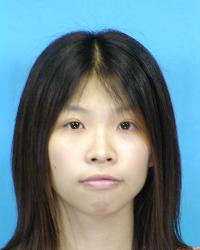
#> input picture dataset/studentA/img1.jpg, 200 x 250 px; its folder holds only this picture in this run; the run also reads 2 pictures not shown here
$ jupyter execute Face_Recognition_PCA.ipynb   (shell and % lines are left out)
#> lines starting #> are read from the running program, lines starting #| are printed output that depends on the picture
# PCA for face recognition project

### 1. Cài đặt, import thư viện cần thiết

[cell 1]
import numpy as np
import cv2
import os
import matplotlib.pyplot as plt
from PIL import Image
from sklearn.decomposition import PCA
from sklearn.neighbors import KNeighborsClassifier

### 2. Hàm load dữ liệu ảnh khuôn mặt

[cell 2]
def load_faces(folder_path, img_size=(100, 100)):
#> called with folder_path = 'dataset', img_size = (100, 100)
    X, y = [], []
    labels = os.listdir(folder_path)
    for label in labels:
        label_path = os.path.join(folder_path, label)
        if os.path.isdir(label_path):
            for img_file in os.listdir(label_path):
                img_path = os.path.join(label_path, img_file)
                img = cv2.imread(img_path, cv2.IMREAD_GRAYSCALE)
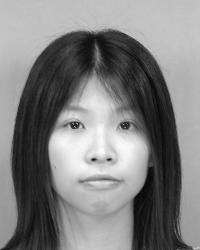
#> img: shape (250, 200); min 0, max 255, mean 127.4
                if img is not None:
                    img = cv2.resize(img, img_size)
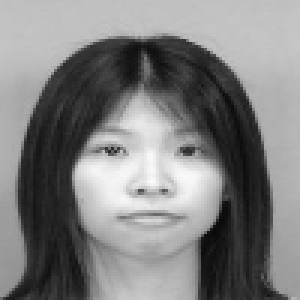
#> img: shape (100, 100) (shown 3 times larger); min 9, max 251, mean 127.4
                    X.append(img.flatten())
                    y.append(label)
#> pass 2 of the loop in load_faces, `for label in labels:`:
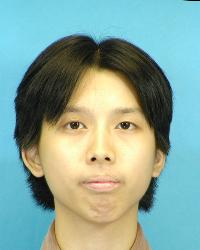
#> input picture dataset/studentB/img2.jpg, 200 x 250 px
#> in load_faces, `img = cv2.imread(img_path, cv2.IMREAD_GRAYSCALE)`:
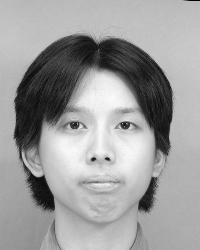
#> img: shape (250, 200); min 0, max 251, mean 156.5
#> in load_faces, `img = cv2.resize(img, img_size)`:
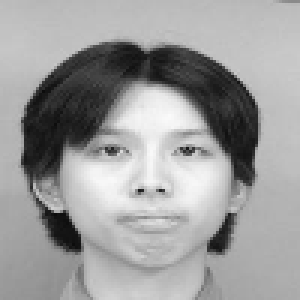
#> img: shape (100, 100) (shown 3 times larger); min 11, max 250, mean 156.5
#> pass 3 of the loop in load_faces, `for label in labels:`:
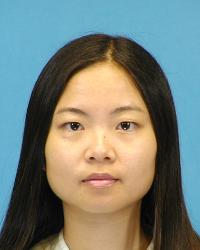
#> input picture dataset/studentC/studentC.jpg, 200 x 250 px
#> in load_faces, `img = cv2.imread(img_path, cv2.IMREAD_GRAYSCALE)`:
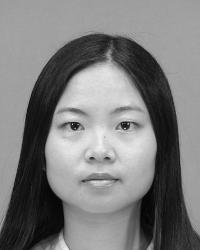
#> img: shape (250, 200); min 0, max 240, mean 123.6
#> in load_faces, `img = cv2.resize(img, img_size)`:
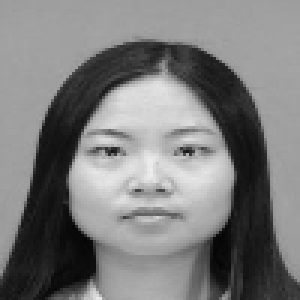
#> img: shape (100, 100) (shown 3 times larger); min 4, max 237, mean 123.6
    return np.array(X), np.array(y)

### 3. Tiền xử lý và huấn luyện mô hình PCA & KNN

[cell 3]
X, y = load_faces("dataset")
if len(X) == 0:
    print("Dataset rỗng. Bạn cần thêm ảnh vào thư mục dataset/...")
else:
    X_mean = X.mean(axis=0)
#> X_mean = 10000 values, max 243 at index 5650, min 15 at index 8272, mean 135.8
    X_centered = X - X_mean

    pca = PCA(n_components=2)
    X_pca = pca.fit_transform(X_centered)
#> X_pca = [[-1114.5, -2474.2], [3751.3, 589.6], [-2636.8, 1884.6]]

    knn = KNeighborsClassifier(n_neighbors=1)
    knn.fit(X_pca, y)

    print("Đã huấn luyện xong mô hình với các lớp:", set(y))
#| Đã huấn luyện xong mô hình với các lớp: {'studentA', 'studentB', 'studentC'}

### 4. Nhận diện khuôn mặt từ file có sẵn

[cell 4]
def recognize_image_from_path(image_path):
#> called with image_path = 'test_face_1.jpg'
    if not os.path.exists(image_path):
        print("Ảnh không tồn tại:", image_path)
        return

    img = cv2.imread(image_path, cv2.IMREAD_GRAYSCALE)
    img = cv2.resize(img, (100, 100)).flatten()
#> img = 10000 values, max 251 at index 6050, min 9 at index 7771, mean 127.4
    img_pca = pca.transform([img - X_mean])
#> img_pca = [[-1114.5, -2474.2]]
    label = knn.predict(img_pca)

    print(f"Dự đoán ảnh '{image_path}' là: {label[0]}")
#| Dự đoán ảnh 'test_face_1.jpg' là: studentA

    img_display = cv2.imread(image_path)
#> img_display is the input picture: shape (250, 200, 3); mean B, G, R 142.5, 134.3, 108
    plt.imshow(cv2.cvtColor(img_display, cv2.COLOR_BGR2RGB))
    plt.title(f"Nhận diện: {label[0]}")
    plt.axis("off")
    plt.show()

[cell 5]
# Ví dụ nhận diện ảnh nằm sẵn trong thư mục
recognize_image_from_path("test_face_1.jpg")  #

[cell 6]
recognize_image_from_path("test_face_2.jpg")
#> call 2 of recognize_image_from_path, with image_path = 'test_face_2.jpg'
#> in recognize_image_from_path (call 2), `img = cv2.resize(img, (100, 100)).flatten()`: img = 10000 values, max 250 at index 3856, min 11 at index 7118, mean 156.5
#> in recognize_image_from_path (call 2), `img_pca = pca.transform([img - X_mean])`: img_pca = [[3751.3, 589.6]]
#| Dự đoán ảnh 'test_face_2.jpg' là: studentB
#> in recognize_image_from_path, img_display is the input picture: shape (250, 200, 3); mean B, G, R 155.4, 166.7, 137
#> in recognize_image_from_path (call 2), `plt.show()`:
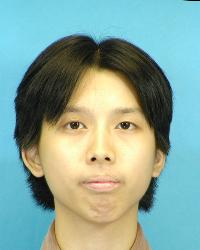
#> shown: shape (250, 200, 3); mean R, G, B 137, 166.7, 155.4

[cell 7]
recognize_image_from_path("test_face_4.jpg")
#> call 3 of recognize_image_from_path, with image_path = 'test_face_4.jpg'
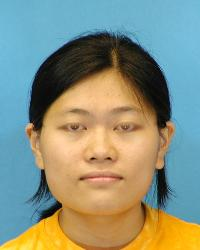
#> input picture test_face_4.jpg, 200 x 250 px
#> in recognize_image_from_path (call 3), `img = cv2.imread(image_path, cv2.IMREAD_GRAYSCALE)`:
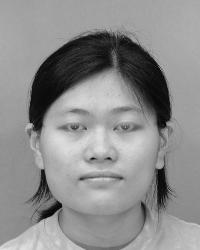
#> img: shape (250, 200); min 0, max 224, mean 140.7
#> in recognize_image_from_path (call 3), `img = cv2.resize(img, (100, 100)).flatten()`: img = 10000 values, max 223 at index 9911, min 6 at index 8525, mean 140.6
#> in recognize_image_from_path (call 3), `img_pca = pca.transform([img - X_mean])`: img_pca = [[1583.9, 1138.7]]
#| Dự đoán ảnh 'test_face_4.jpg' là: studentB
#> in recognize_image_from_path, img_display is the input picture: shape (250, 200, 3); mean B, G, R 126.3, 145.1, 137.4
recognize_image_from_path("test_face_6.jpg")
#> call 4 of recognize_image_from_path, with image_path = 'test_face_6.jpg'
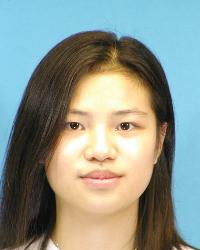
#> input picture test_face_6.jpg, 200 x 250 px
#> in recognize_image_from_path (call 4), `img = cv2.imread(image_path, cv2.IMREAD_GRAYSCALE)`:
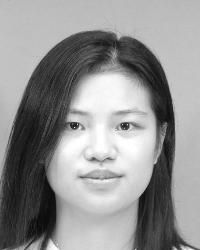
#> img: shape (250, 200); min 5, max 255, mean 145.3
#> in recognize_image_from_path (call 4), `img = cv2.resize(img, (100, 100)).flatten()`: img = 10000 values, max 255 at index 5541, min 12 at index 7925, mean 145.3
#> in recognize_image_from_path (call 4), `img_pca = pca.transform([img - X_mean])`: img_pca = [[-117.9, 417.2]]
#| Dự đoán ảnh 'test_face_6.jpg' là: studentC
#> in recognize_image_from_path, img_display is the input picture: shape (250, 200, 3); mean B, G, R 140, 149, 140.1
